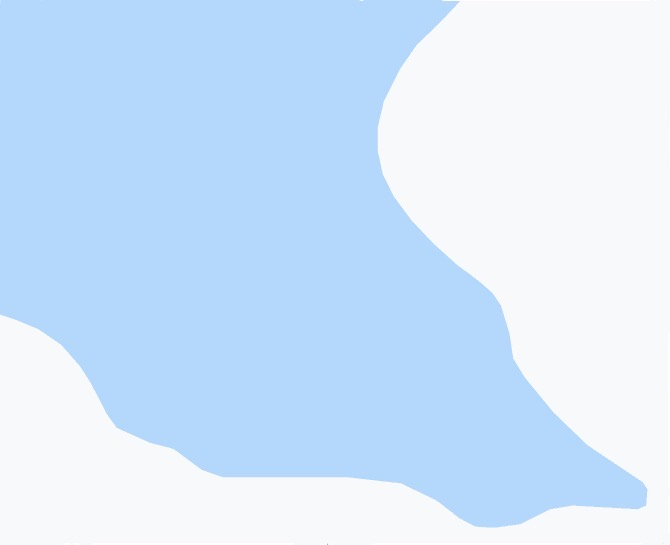
#> input picture code/input_example/map.jpg, 670 x 545 px
$ python bw.py
#> lines starting #> are read from the running program, lines starting #| are printed output that depends on the picture; after the words box and inside, x2 and y2 are one past the last pixel; in counts of white or black regions, pixels touching at a corner belong together
import cv2

#read image
img_grey = cv2.imread('./map.jpg', cv2.IMREAD_GRAYSCALE)
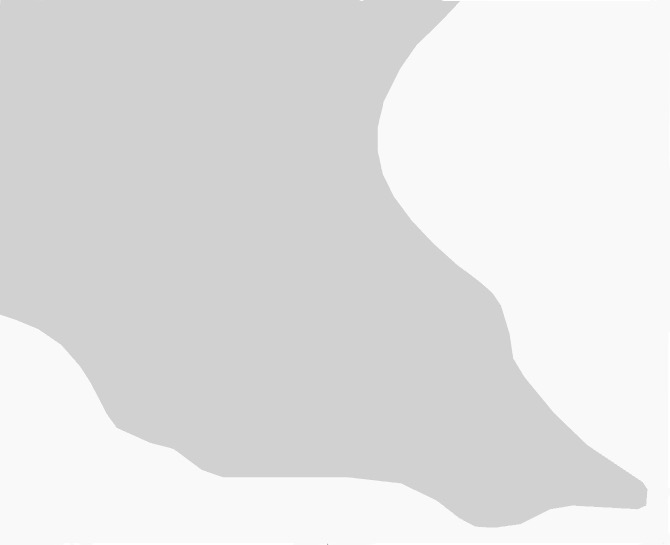
#> img_grey: shape (545, 670); min 176, max 255, mean 225.8

# define a threshold, 128 is the middle of black and white in grey scale
thresh = 220

# threshold the image
img_binary = cv2.threshold(img_grey, thresh, 255, cv2.THRESH_BINARY)[1]
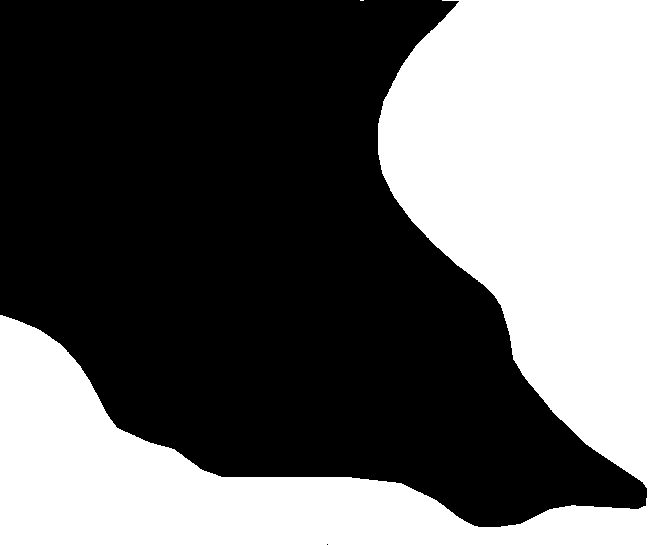
#> img_binary: shape (545, 670); 42% white; 2 white regions (1 under 20 px), largest, box (x1, y1, x2, y2) and area: (0, 0, 670, 545) 153249
img = cv2.bitwise_not(img_binary)

#save image
cv2.imwrite('black-and-white.png',img)

$ run again, with code/input_example/original.png saved as code/input_example/map.jpg
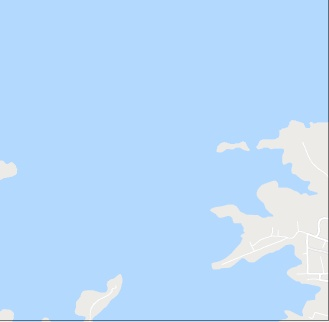
#> input picture code/input_example/original.png, 329 x 322 px
#> `img_grey = cv2.imread('./map.jpg', cv2.IMREAD_GRAYSCALE)`:
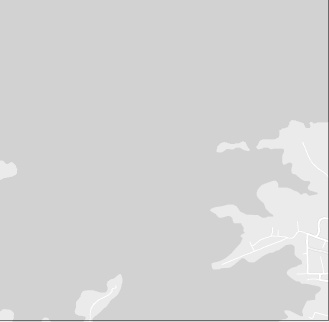
#> img_grey: shape (322, 329); min 101, max 255, mean 212.3
#> `img_binary = cv2.threshold(img_grey, thresh, 255, cv2.THRESH_BINARY)[1]`:
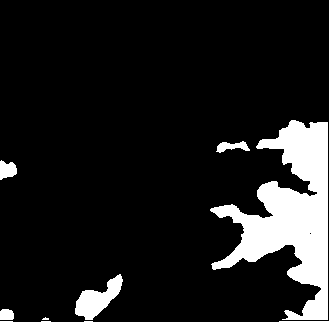
#> img_binary: shape (322, 329); 11.4% white; 10 white regions (4 under 20 px), largest, box (x1, y1, x2, y2) and area: (210, 120, 328, 320) 10405, (75, 274, 123, 320) 1020, (0, 160, 17, 180) 244, (216, 141, 250, 153) 219, (0, 309, 14, 320) 141, (279, 321, 329, 322) 50
